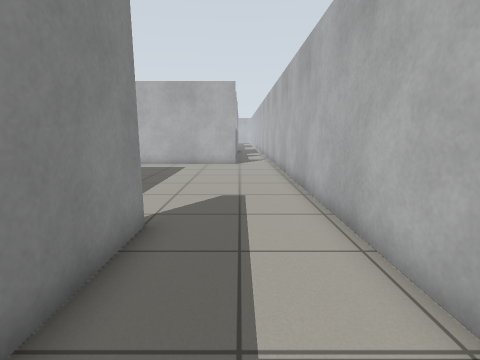
view 1 (above)

20 first-person views from a walk through a robot-simulator world made for Gazebo. The camera is 0.94 m above the floor, tilts 10° down and sees 85° across. The floor is counted in squares, 0.5 m on a side. Each view is taken from the middle of a square. On the plan, view 1 faces up. The plan holds only what a view shows up to about 15 squares ahead; the rest is blank. The place goes on beyond the plan.

view 2
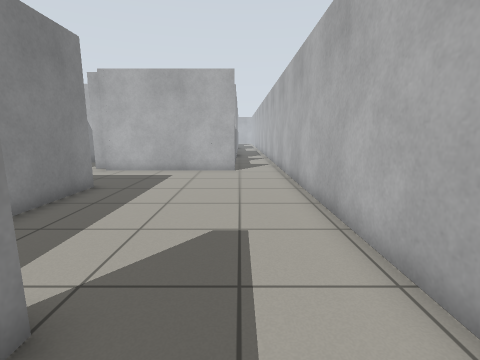

view 3
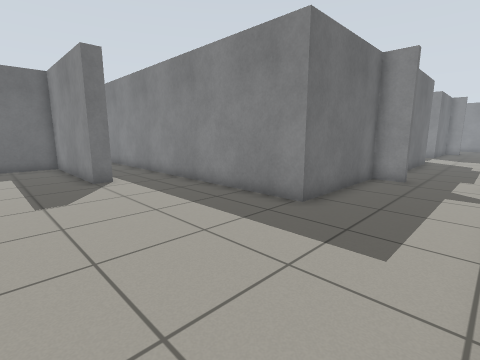

view 4
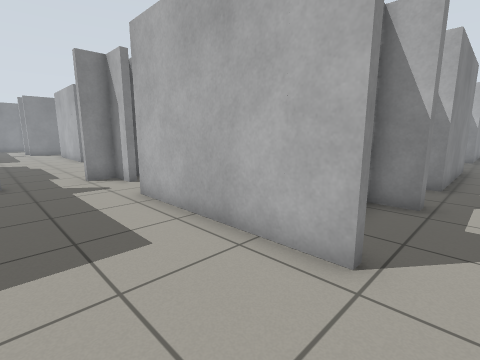

view 5
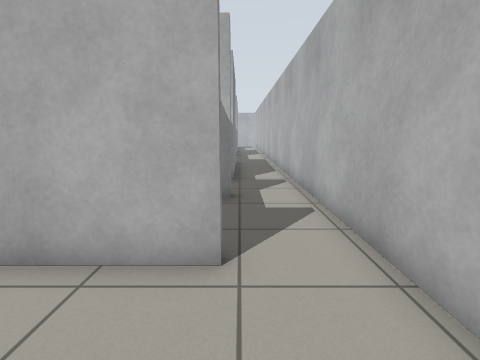

view 6
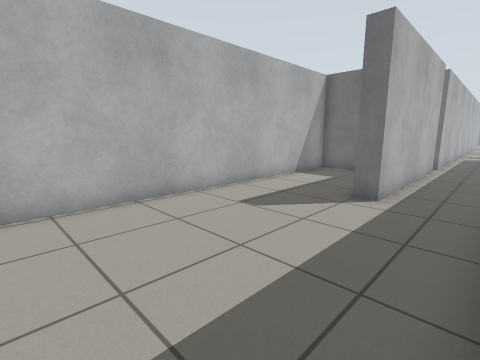

view 7
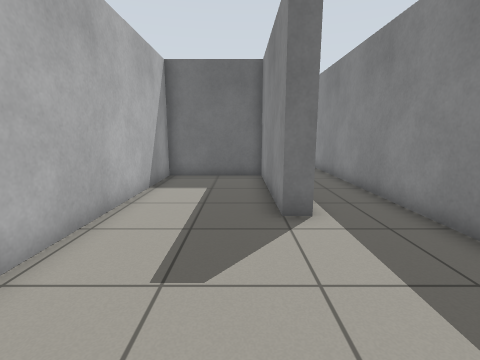

view 8
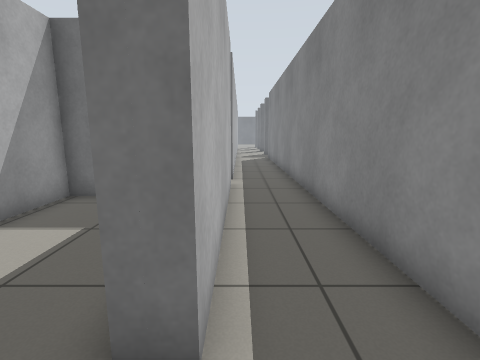

view 9
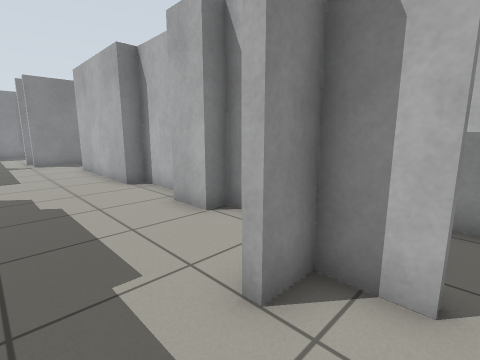

view 10
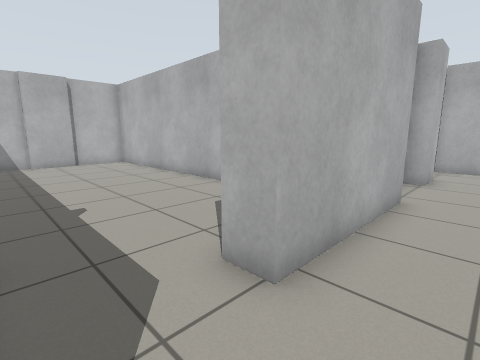

view 11
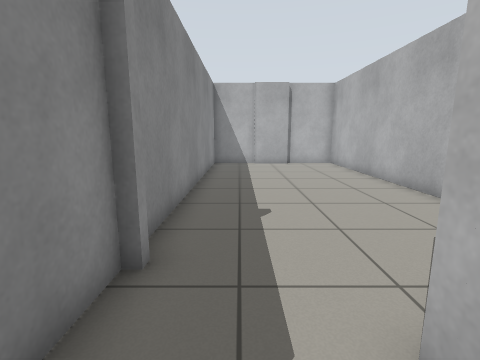

view 12
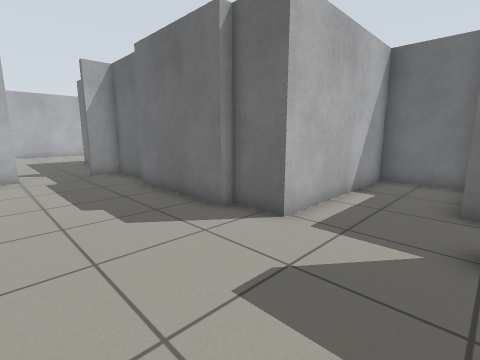

view 13
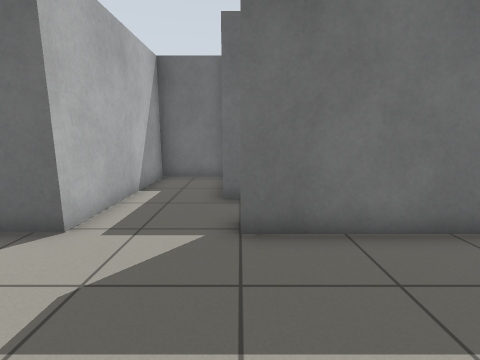

view 14
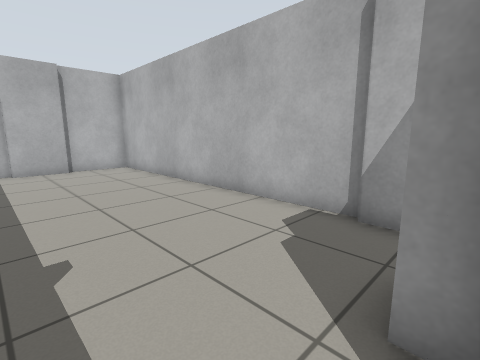

view 15
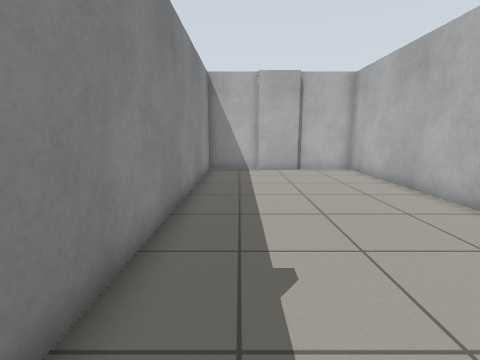

view 16
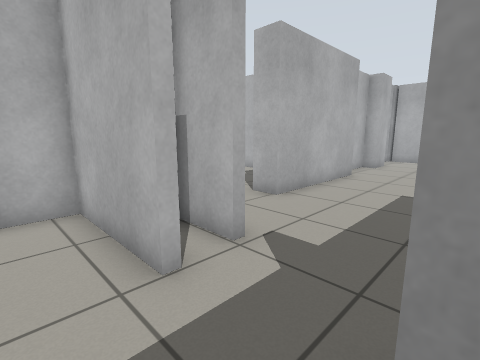

view 17
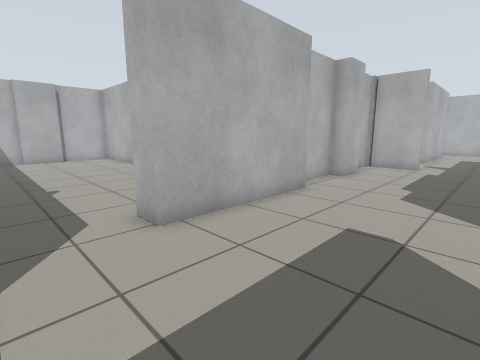

view 18
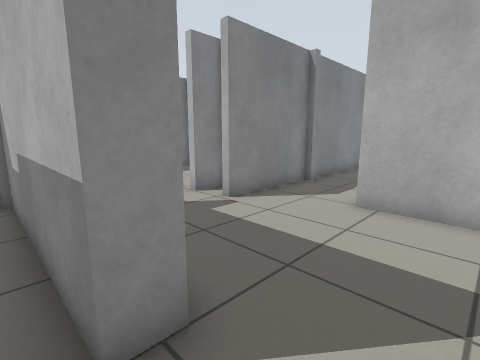

view 19
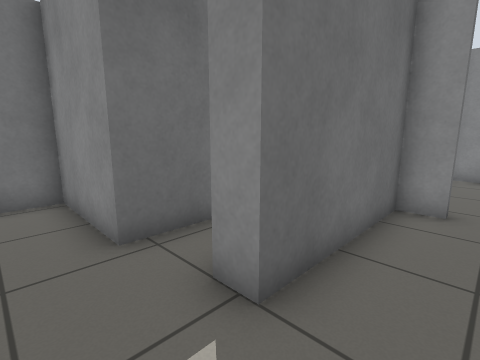

view 20
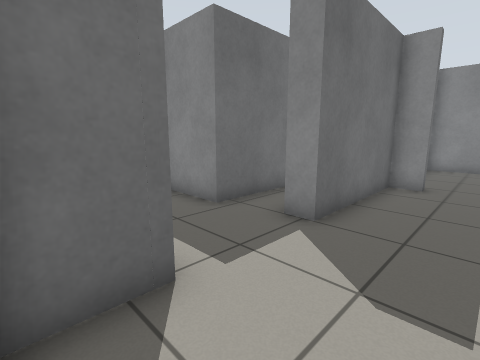

### Floor plan
Points are (right, up) in squares from view 1. A wall is a line through its corners. A room is listed if a view was taken in it or the views show most of it. See-through windows are left out.
Room 1 (views 1, 2, 3, 4, 5, 6, 7, 8, 9)
walls: (-0.3, 16.5) (-7, 16.5); (-7.3, 17.1) (-7.9, 17.1); (-10.7, 13.5) (-10.7, 12.3) (-5.3, 12.3) (-5.3, -2.4); (-9.3, 17.1) (-10.7, 17.1) (-10.7, 16); (-0.3, 21.1) (-0.3, 20.5) (-1.5, 20.5); (-0.3, 23.6) (-0.8, 23.6); (-2.7, -2.8) (-2.7, 5.2) (-2, 5.2) (-2, -0.8) (2.2, -0.8) (2.2, 23.4)
ways out: opening at (-11.3, 15) to room 3; opening at (-4, -2); opening at (1, 24)
Room 2 (views 10, 11, 16, 17)
walls: (-29.5, 16) (-29.5, 19.9) (-30.9, 19.9); (-29.5, 12.9) (-29.5, 13.3) (-29.2, 13.3) (-29.2, 12.3) (-25.5, 12.3); (-27.7, 17.6) (-27.7, 16.1)
ways out: opening at (-24.5, 15) to room 3; opening at (-26.5, 18.5) to room 4
Room 3 (views 12, 13, 18, 19, 20)
walls: (-13.5, 12.3) (-11, 12.3) (-11, 13.5); (-23.5, 9.6) (-23.5, 5.7) (-20.6, 5.7) (-20.6, 12.3) (-18.9, 12.3) (-18.9, 12.6) (-14.3, 12.6); (-25.5, 12.3) (-24, 12.3) (-24, 11.5); (-11, 15.9) (-11, 18.6) (-14.1, 18.6) (-14.1, 17.8) (-15.6, 17.8) (-15.6, 18.6) (-18.8, 18.6) (-18.8, 17.8) (-24.6, 17.8)
ways out: opening at (-11.3, 15) to room 1; opening at (-24.5, 15) to room 2
Room 4 (views 14, 15)
walls: (-20.1, 21.1) (-20.1, 34) (-27.7, 34) (-27.7, 21.2); (-27.3, 20.5) (-27.7, 20.5) (-27.7, 17.6); (-20.3, 20.1) (-20.3, 21.1); (-22.8, 33.8) (-25.1, 33.8); (-24.6, 17.8) (-24.6, 18.9)
ways out: opening at (-26.5, 18.5) to room 2

Positions as (right, up) in squares from view 1, and headings:
1: (0, 0), facing up
2: (0, 3), facing up
3: (1, 16), facing down-left
4: (1, 13), facing up-left
5: (0, 13), facing up
6: (-5, 13), facing down-right
7: (-1, 11), facing down
8: (-3, 7), facing down
9: (-9, 14), facing up-left
10: (-27, 16), facing up-right
11: (-26, 17), facing up
12: (-24, 17), facing down-right
13: (-24, 17), facing down
14: (-26, 19), facing up-right
15: (-26, 20), facing up
16: (-31, 13), facing up-right
17: (-27, 13), facing up-right
18: (-22, 11), facing up-left
19: (-22, 14), facing down-left
20: (-19, 15), facing down-left
